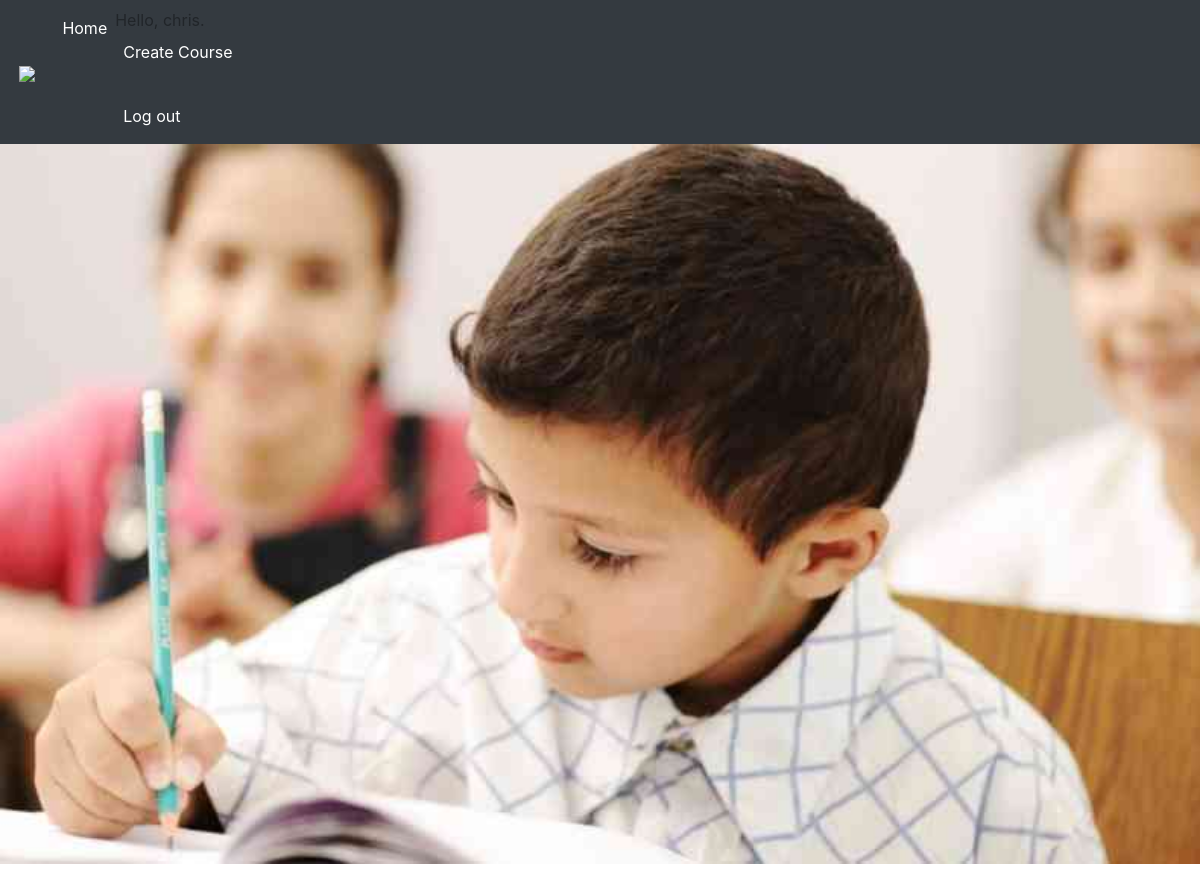
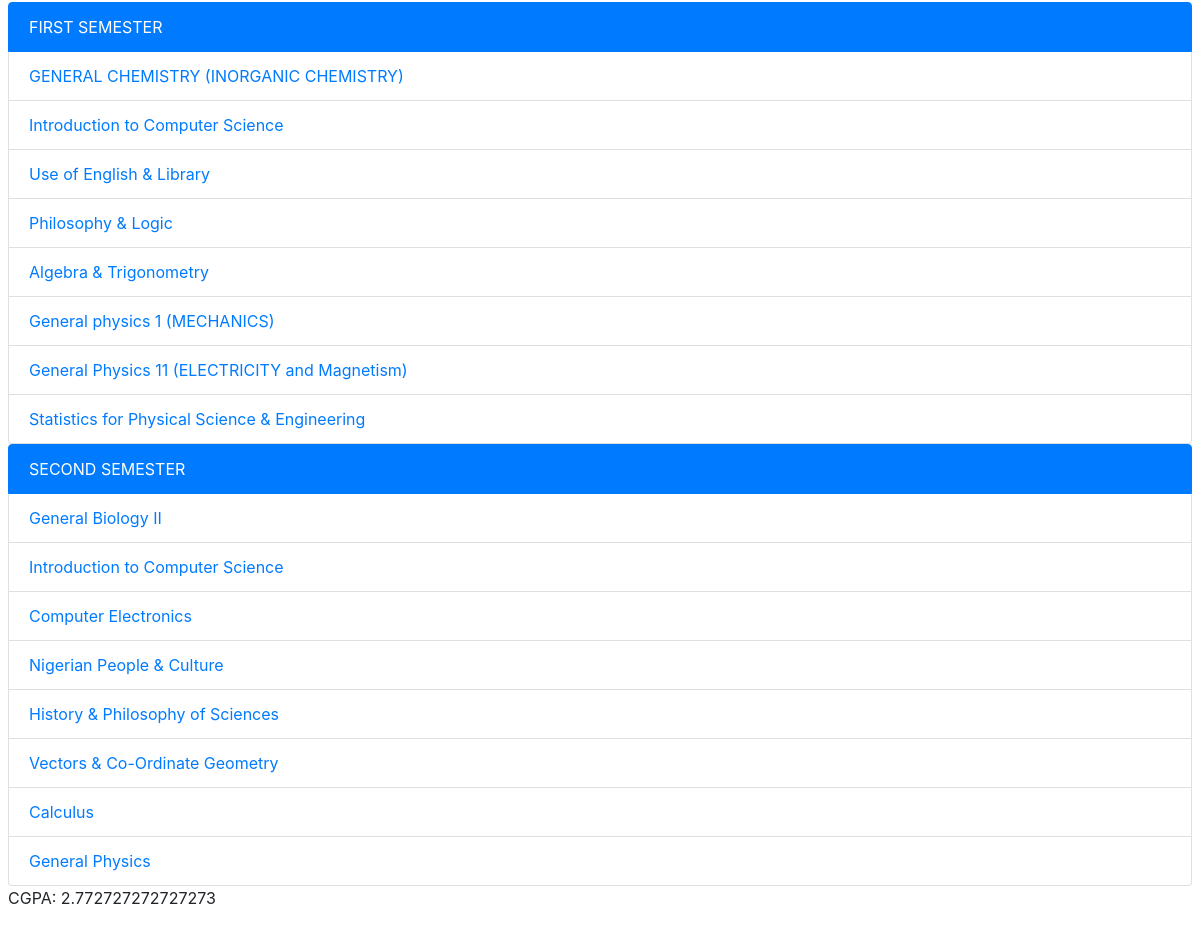
Screenshot of /level/100 (signed in) with the database file from the repository (2 pictures, top to bottom).
### stud/models.py (models this page shows)
class Course(models.Model):
  SEMESTER_CHOICES = (
    ('1ST', 'First Semester'),
    ('2ND', 'Second Semester'),
    )
  LEVEL_CHOICES = (
    ('100', '100 Level'),
    ('200', '200 Level'),
    ('300', '300 Level'),
    ('400', '400 Level'),
    ('500', '500 Level'),
    ('600', '600 Level'),
    )
  GRADE_CHOICES = (
    (5, 'A'),
    (4, 'B'),
    (3, 'C'),
    (2, 'D'),
    (1, 'E'),
    (0, 'F'),
    )
  title = models.CharField(max_length = 200)
  semester = models.CharField(max_length = 4, choices = SEMESTER_CHOICES)
  level = models.CharField(max_length = 4, choices = LEVEL_CHOICES)
  grade = models.IntegerField(choices = GRADE_CHOICES)
  score = models.IntegerField()
  unit = models.IntegerField(null=True)
  course_code = models.CharField(max_length=7, null=True)
  user = models.ForeignKey(User, blank=True, null=True, on_delete=models.CASCADE)
  class Meta:
    ordering = ('level',)
  def __str__(self):
    return self.title

### stud/views.py (the view)
# urls.py: path('level/<str:lev>', views.course_list, name='course-list'),
@login_required
def course_list(request, lev):
    lis = Course.objects.all().filter(user__username = request.user.username).order_by("-level").filter(level=lev)
    cgpa = getting_gp(lis, lis)/summing_unit(lis)
    context = {'1st': Course.objects.all().filter(user__username = request.user.username).filter(level=lev).filter(semester="1ST"),
      '2nd': Course.objects.all().filter(user__username = request.user.username).filter(level = lev).filter(semester="2ND"),
      'cgpa': cgpa,
    }
    return render(request, 'stud/course_list.html', context)

### stud/views.py (called while the page is built)
def summing_unit(i):
    return sum([x.unit for x in i])

def getting_gp(unit1, unit2):
  return sum([i.unit * j.grade for i, j in zip(unit1, unit2)])

### stud/templates/stud/course_list.html
{% extends 'base.html' %}
{% block content %}
<ul class="list-group">
  <li class="list-group-item active">FIRST SEMESTER</li>
  {% for course in 1st %}
      <li class="list-group-item"><a href = "{% url 'course-detail' course.id %}">{{course.title}}</a></li>
  {% endfor %}
</ul>
<ul class="list-group">
  <li class="list-group-item active">SECOND SEMESTER</li>
  {% for course in 2nd %}
      <li class="list-group-item"><a href = "{% url 'course-detail' course.id %}">{{course}}</a></li>
  {% endfor %}
</ul>
<p>CGPA: {{cgpa}}</p>
{% endblock content %}

### studproject/templates/base.html (shortened to what this page needs)
{% load static %}
<!doctype html>
<html lang="en">
  <head>
    <link rel="stylesheet" href="https://stackpath.bootstrapcdn.com/bootstrap/4.5.0/css/bootstrap.min.css">
  </head>
  <body>
    <header>
      <div>
      <nav class="navbar navbar-expand-lg navbar-dark bg-dark">
        <a class="navbar-brand" href="{% url 'index' %}"> <img id="logo" src="{% static 'logo.png' %}"></a>
        <div class="collapse navbar-collapse" id="navbarNav">
          <ul class="navbar-nav">
            <li class="nav-item active">
              <a class="nav-link" href="{% url 'index' %}">Home <span class="sr-only">(current)</span></a>
            </li>
            <li class="nav-item active">
              {% if user.is_authenticated %}
                Hello, {{ user.username }}.
                <a class="nav-link" href="{% url 'create' %}">Create Course</a> <br>
                <a class="nav-link" href="{% url 'logout' %}?next=/">Log out</a>
              {% else %}
                Not logged in <a class="nav-link" href="{% url 'login' %}?next=/">Log in</a>
              {% endif %}
            </li>
          </ul>
        </div>
      </nav>
      <div id="carouselExampleSlidesOnly" class="carousel slide" data-ride="carousel">
        <div class="carousel-inner">
          <div class="carousel-item active">
              <img id="1" src="{% static 'img1.png' %}" class="d-block w-100" alt="...">
          </div>
        </div>
      </div>
    </header>
    <div class="content">
    {% block content %}{% endblock content %}
    </div>
  </body>
</html>

### studproject/templates/base.html (style rules this page uses)
#logo { width: 2rem; padding: 0.2rem; }
.content { padding: 0.5rem; }

### rows the page displays
Course: title "GENERAL CHEMISTRY (INORGANIC CHEMISTRY)"
Course: title "Introduction to Computer Science"
Course: title "Use of English & Library"
Course: title "Philosophy & Logic"
Course: title "Algebra & Trigonometry"
Course: title "General physics 1 (MECHANICS)"
Course: title "General Physics 11 (ELECTRICITY and Magnetism)"
Course: title "Statistics for Physical Science & Engineering"
Course: title "General Biology II"
Course: title "Introduction to Computer Science"
Course: title "Computer Electronics"
Course: title "Nigerian People & Culture"
Course: title "History & Philosophy of Sciences"
Course: title "Vectors & Co-Ordinate Geometry"
Course: title "Calculus"
Course: title "General Physics"

### other values shown
{{ user.username }} "chris"
{{ cgpa }} "2.772727272727273"
